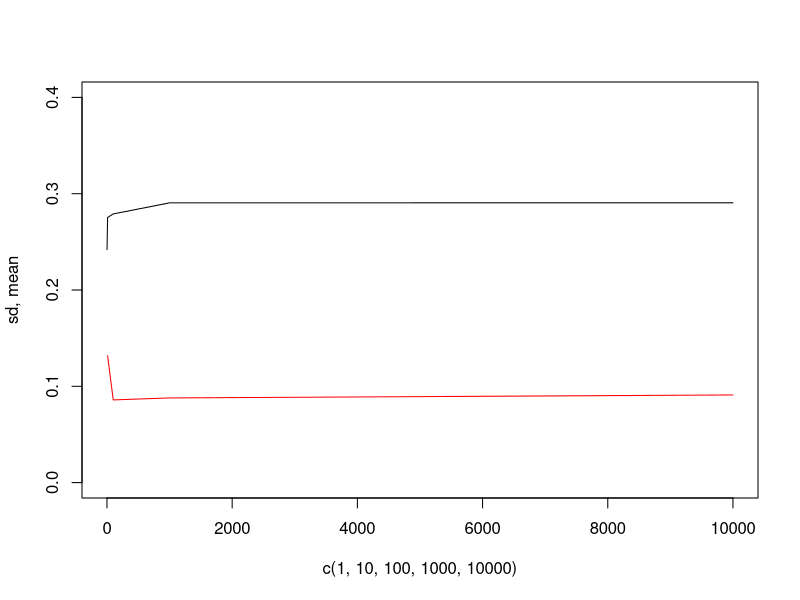
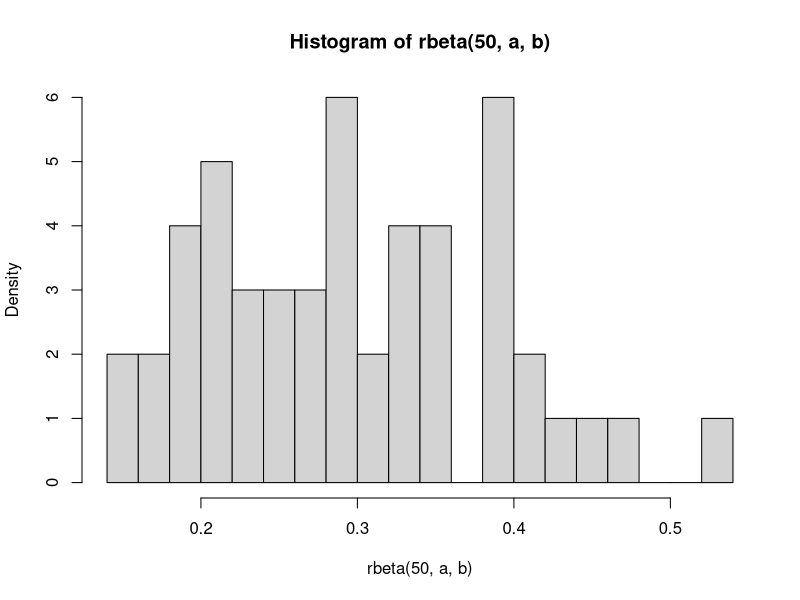
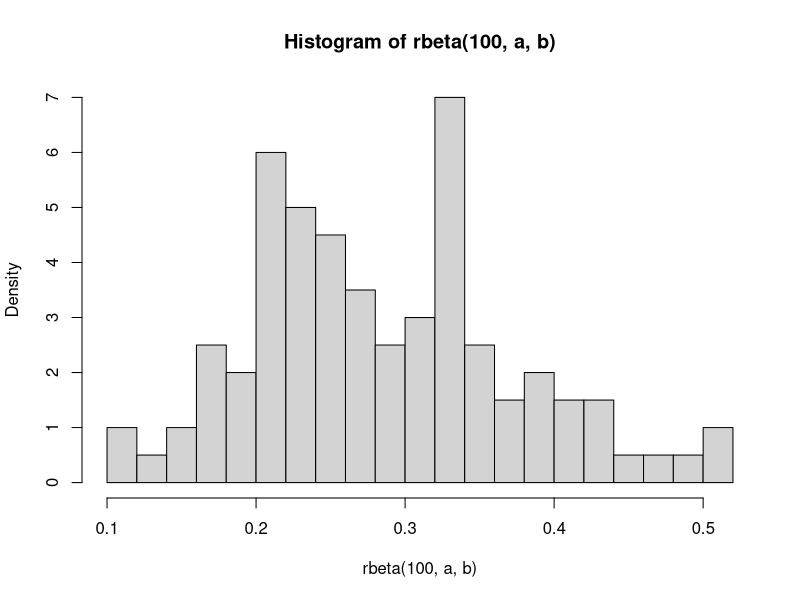
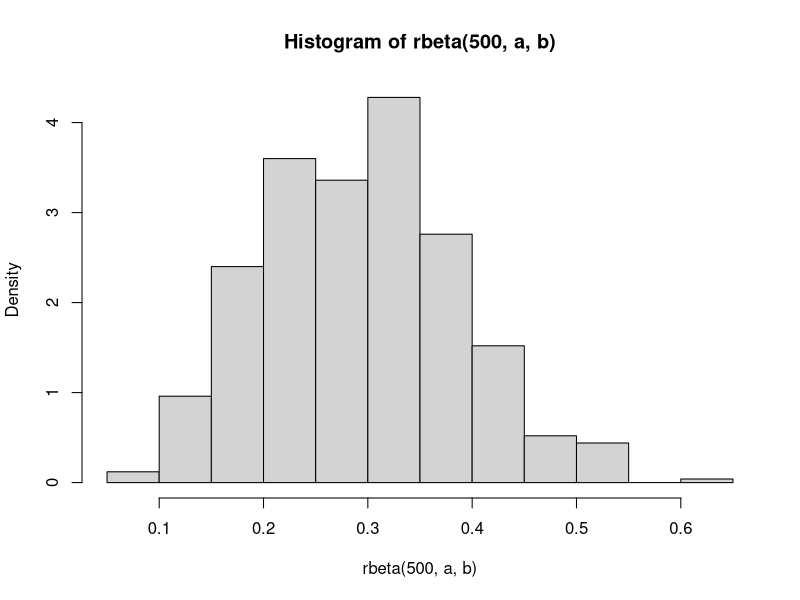
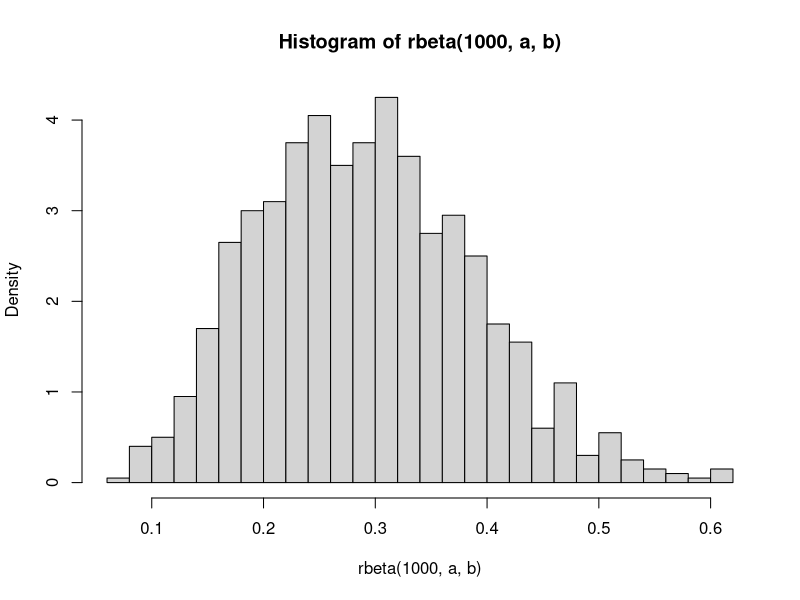
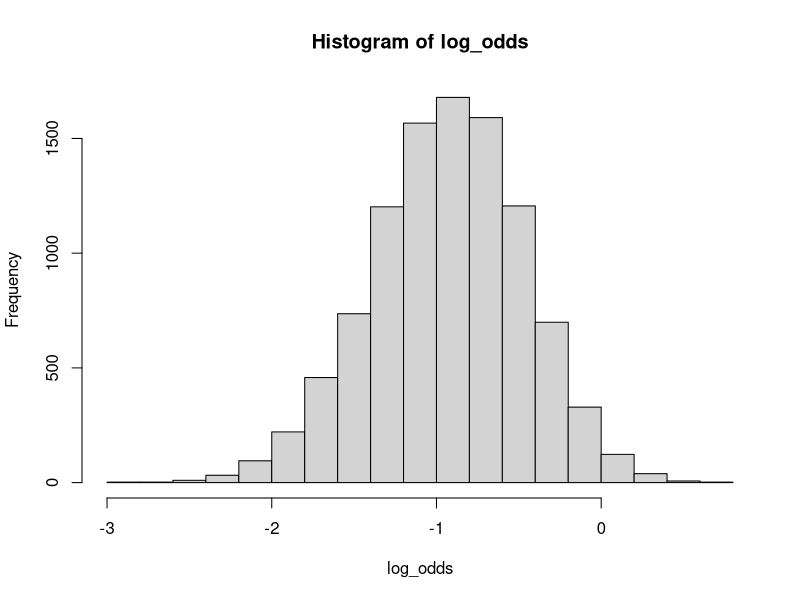
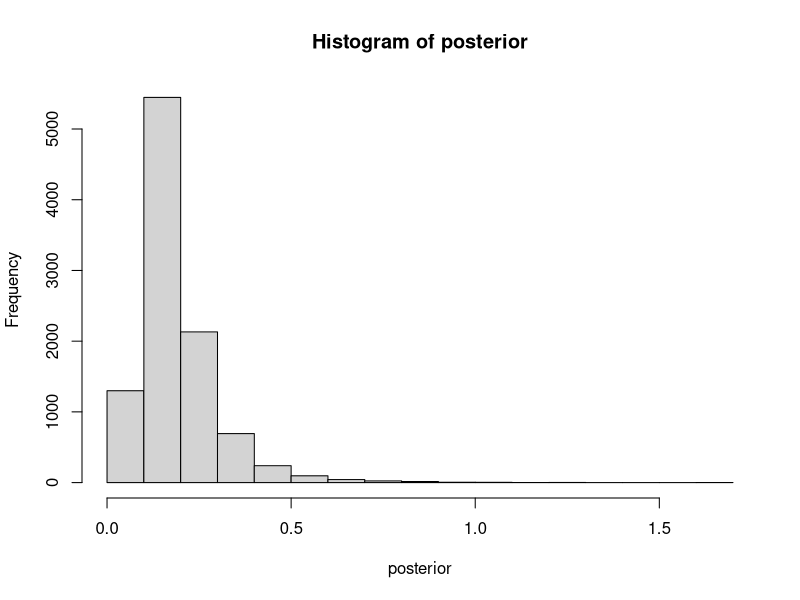
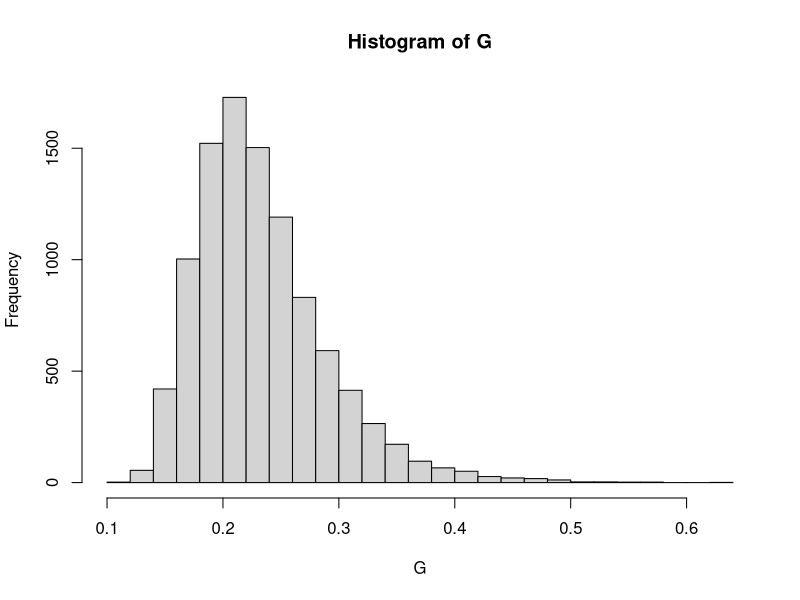

These figures' R source, in order:
## ---- chunk 1
knitr::opts_chunk$set(echo = TRUE)
## ---- chunk 2
#1.
#a).

avg <- c()
sdv <- c()
for (n in c(1,10,100,1000,10000)) {
  dist <- rbeta(n = n,shape1 = 2+5,shape2 = 2+15)
  #plot(dist)
  avg <- c(avg,mean(dist))
  sdv <- c(sdv, sd(dist))
}

a = 7
b = 17
mean_th = a/(a+b)
sd_th = a*b/(((a+b)^2) * (a+b+1)) 

print("True mean")
print(mean_th)
print("True sd")
print(sd_th)

#E = (alpha + s)/(alpha + s +beta+ f)
# = (alpha + 5)/(alpha + 5+beta + 15)
# = (alpha + 5)/(alpha + beta + 20)
# = 7/24 = 0.2916667

plot(c(1,10,100,1000,10000),avg, type = "l", ylim = c(0,0.4), ylab = "sd, mean")
lines(c(1,10,100,1000,10000),sdv, col="red")

## ---- chunk 3
hist(rbeta(50,a,b),freq = FALSE, breaks = 20)

hist(rbeta(100,a,b),freq = FALSE, breaks = 20)

hist(rbeta(500,a,b),freq = FALSE, breaks = 20)

hist(rbeta(1000,a,b),freq = FALSE, breaks = 20)

## ---- chunk 4
#b).
dist <-rbeta(n = 10000,shape1 = 2+5,shape2 = 2+15)
print("simulated probability")
sum(dist>0.3)/length(dist)
print("exact probability")
1-pbeta(0.3,shape1 = 2+5,shape2 = 2+15)

## ---- chunk 5
#c).
log_odds<-log(dist/(1-dist))
hist(log_odds)
density(log_odds)

## ---- chunk 6
#2.
#a).
obs <- c(44,25,45,52,30,63,19,50,34,67)

n <- 10000
tau2 <- sum((log(obs)-3.7)^2)/(length(obs))
posterior <- ((length(obs))*tau2)/rchisq(n = n, df = length(obs))
hist(posterior)

#We compare mean of simulated posterior and theoretical value
#simulated:
print("Simulated mean")
mean(posterior)
print("Simulated variance")
var(posterior)

#theoretical:
print("Theoretical mean")
(length(obs)*tau2)/(length(obs)-2)
print("Theoretical variance")
(2*length(obs)^2*tau2^2)/(((length(obs)-2)^2) * (length(obs)-4))

## ---- chunk 7
#b).
G <- 2* pnorm(q = sqrt(posterior)/sqrt(2), mean = 0, sd = 1)-1
hist(G, breaks = 30)

## ---- chunk 8
#c).
#90% equal tail credible interval
G_sort <- sort(G)
G_cut <- G_sort[(length(G_sort)*0.05):(length(G_sort)*0.95-1)]
hist(G, breaks = 30)
abline(v=min(G_cut), col = "red")
abline(v=max(G_cut), col = "red")

## ---- chunk 9
#3.
#a).
wind_dir <- c(40,303,326,285,296,314,20,308,299,296)
radians <- c(-2.44,2.14,2.54,1.83,2.02,2.33,-2.79,2.23,2.07,2.02)

mu <- 2.39
k <- seq(0.001, 10.001, by = 0.001)
n <- length(radians)
ml <- exp(k*sum(cos(radians-mu)))/(besselI(k, 0))^n
prior <- exp(-k)
#posterior <- exp(k*sum(cos(radians-mu))-k)/(besselI(k, 0))^n
posterior <- ml * prior #distribution the same but values very small
plot(k,posterior, type = "l")

## ---- chunk 10
#b).
plot(k,posterior, type = "l")
abline(v=k[which(posterior==max(posterior))], col = "red")

